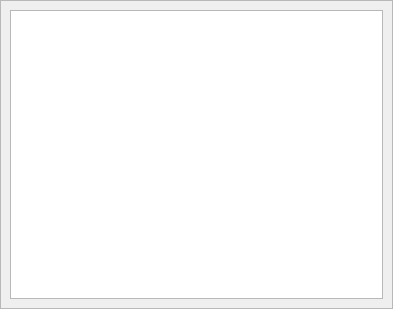
<?xml version="1.0" encoding="UTF-8"?>
<ui version="4.0">
 <class>mw_image_info</class>
 <widget class="QWidget" name="mw_image_info">
  <property name="geometry">
   <rect>
    <x>0</x>
    <y>0</y>
    <width>393</width>
    <height>309</height>
   </rect>
  </property>
  <property name="sizePolicy">
   <sizepolicy hsizetype="Expanding" vsizetype="Expanding">
    <horstretch>0</horstretch>
    <verstretch>0</verstretch>
   </sizepolicy>
  </property>
  <property name="windowTitle">
   <string>Image info</string>
  </property>
  <layout class="QVBoxLayout" name="verticalLayout">
   <property name="leftMargin">
    <number>0</number>
   </property>
   <property name="topMargin">
    <number>0</number>
   </property>
   <property name="rightMargin">
    <number>0</number>
   </property>
   <property name="bottomMargin">
    <number>0</number>
   </property>
   <item>
    <widget class="QScrollArea" name="scrollArea">
     <property name="widgetResizable">
      <bool>true</bool>
     </property>
     <widget class="QWidget" name="scrollAreaWidgetContents">
      <property name="geometry">
       <rect>
        <x>0</x>
        <y>0</y>
        <width>391</width>
        <height>307</height>
       </rect>
      </property>
      <layout class="QVBoxLayout" name="verticalLayout_2">
       <item>
        <widget class="QTableView" name="tableView">
         <property name="sizeAdjustPolicy">
          <enum>QAbstractScrollArea::AdjustIgnored</enum>
         </property>
        </widget>
       </item>
      </layout>
     </widget>
    </widget>
   </item>
  </layout>
 </widget>
 <resources/>
 <connections/>
</ui>
